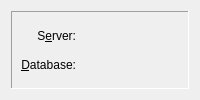
     <widget class="QWidget" name="_serverPage">
      <layout class="QVBoxLayout" name="verticalLayout_2">
       <item>
        <widget class="QFrame" name="_serverFrame">
         <property name="sizePolicy">
          <sizepolicy hsizetype="Preferred" vsizetype="Expanding">
           <horstretch>0</horstretch>
           <verstretch>1</verstretch>
          </sizepolicy>
         </property>
         <property name="frameShape">
          <enum>QFrame::Panel</enum>
         </property>
         <property name="frameShadow">
          <enum>QFrame::Sunken</enum>
         </property>
         <layout class="QVBoxLayout" name="verticalLayout_4">
          <item>
           <layout class="QGridLayout" name="gridLayout">
            <property name="verticalSpacing">
             <number>0</number>
            </property>
            <item row="0" column="0">
             <widget class="QLabel" name="_serverLit">
              <property name="text">
               <string>S&amp;erver:</string>
              </property>
              <property name="alignment">
               <set>Qt::AlignRight|Qt::AlignTrailing|Qt::AlignVCenter</set>
              </property>
              <property name="buddy">
               <cstring>_server</cstring>
              </property>
             </widget>
            </item>
            <item row="0" column="1">
             <widget class="QLabel" name="_server">
              <property name="sizePolicy">
               <sizepolicy hsizetype="Expanding" vsizetype="Preferred">
                <horstretch>1</horstretch>
                <verstretch>0</verstretch>
               </sizepolicy>
              </property>
              <property name="text">
               <string/>
              </property>
              <property name="alignment">
               <set>Qt::AlignLeading|Qt::AlignLeft|Qt::AlignVCenter</set>
              </property>
             </widget>
            </item>
            <item row="1" column="0">
             <widget class="QLabel" name="_databaseLit">
              <property name="text">
               <string>&amp;Database:</string>
              </property>
              <property name="alignment">
               <set>Qt::AlignRight|Qt::AlignTrailing|Qt::AlignVCenter</set>
              </property>
              <property name="buddy">
               <cstring>_database</cstring>
              </property>
             </widget>
            </item>
            <item row="1" column="1">
             <widget class="QLabel" name="_database">
              <property name="sizePolicy">
               <sizepolicy hsizetype="Expanding" vsizetype="Preferred">
                <horstretch>1</horstretch>
                <verstretch>0</verstretch>
               </sizepolicy>
              </property>
              <property name="text">
               <string/>
              </property>
              <property name="alignment">
               <set>Qt::AlignLeading|Qt::AlignLeft|Qt::AlignVCenter</set>
              </property>
             </widget>
            </item>
           </layout>
          </item>
         </layout>
        </widget>
       </item>
      </layout>
     </widget>
